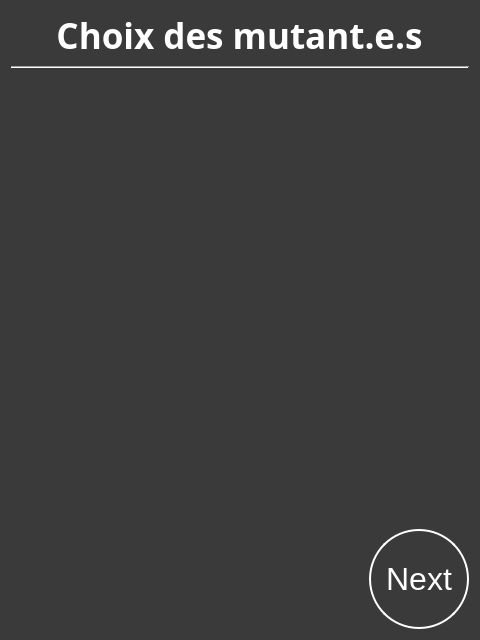
<?xml version="1.0" encoding="UTF-8"?>
<ui version="4.0">
 <class>MutantsKillOrMutateChoice</class>
 <widget class="QWidget" name="MutantsKillOrMutateChoice">
  <property name="geometry">
   <rect>
    <x>0</x>
    <y>0</y>
    <width>480</width>
    <height>640</height>
   </rect>
  </property>
  <property name="windowTitle">
   <string>Form</string>
  </property>
  <property name="styleSheet">
   <string notr="true">#MutantsKillOrMutateChoice {
    background-color: rgb(58, 58, 58);;
    }

QLabel {
	color:white;
}

QPushButton  {
    border: 2px solid white;
    background-color: rgb(58, 58, 58);
    padding: 10px 10px;
    font-size: 32px;
	color:white;
    border-radius: 50px;
}</string>
  </property>
  <layout class="QGridLayout" name="gridLayout">
   <item row="0" column="0">
    <layout class="QVBoxLayout" name="verticalLayout_2">
     <item alignment="Qt::AlignHCenter">
      <widget class="QLabel" name="label">
       <property name="sizePolicy">
        <sizepolicy hsizetype="Fixed" vsizetype="Fixed">
         <horstretch>0</horstretch>
         <verstretch>0</verstretch>
        </sizepolicy>
       </property>
       <property name="font">
        <font>
         <family>Yu Gothic UI Semibold</family>
         <pointsize>26</pointsize>
         <weight>75</weight>
         <bold>true</bold>
        </font>
       </property>
       <property name="text">
        <string>Choix des mutant.e.s</string>
       </property>
       <property name="alignment">
        <set>Qt::AlignCenter</set>
       </property>
      </widget>
     </item>
     <item>
      <layout class="QVBoxLayout" name="verticalLayout">
       <item>
        <widget class="Line" name="line">
         <property name="font">
          <font>
           <family>Yu Gothic UI Semilight</family>
           <pointsize>18</pointsize>
          </font>
         </property>
         <property name="orientation">
          <enum>Qt::Horizontal</enum>
         </property>
        </widget>
       </item>
       <item>
        <spacer name="verticalSpacer">
         <property name="orientation">
          <enum>Qt::Vertical</enum>
         </property>
         <property name="sizeHint" stdset="0">
          <size>
           <width>20</width>
           <height>40</height>
          </size>
         </property>
        </spacer>
       </item>
       <item alignment="Qt::AlignRight">
        <widget class="QPushButton" name="nextButton">
         <property name="sizePolicy">
          <sizepolicy hsizetype="Fixed" vsizetype="Fixed">
           <horstretch>0</horstretch>
           <verstretch>0</verstretch>
          </sizepolicy>
         </property>
         <property name="minimumSize">
          <size>
           <width>100</width>
           <height>100</height>
          </size>
         </property>
         <property name="text">
          <string>Next</string>
         </property>
        </widget>
       </item>
      </layout>
     </item>
    </layout>
   </item>
  </layout>
 </widget>
 <resources/>
 <connections/>
</ui>
